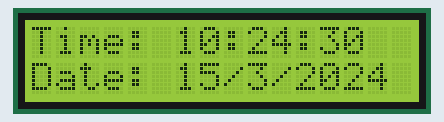
Bench run of a sketch on a simulated Arduino Uno, built with avr-gcc and run on an emulated ATmega328P. Parts: 16×2 character LCD. The local clock reads 2024-03-15 10:24:30 at power-on unless the sketch sets it; what the sketch prints to the serial monitor is not drawn.

Above: at 0.1 s.
At 6.2 s:
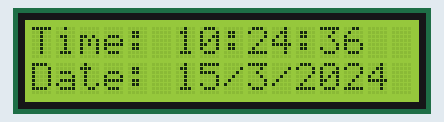
At 12.3 s:
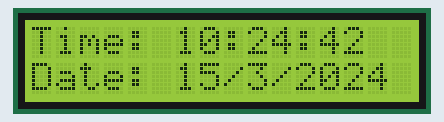
At 18.4 s:
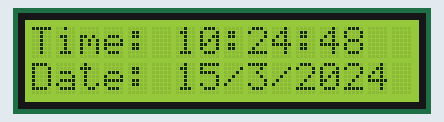
At 26.6 s:
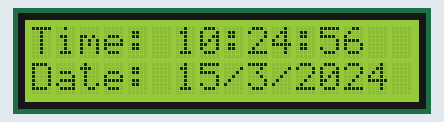
At 36.7 s:
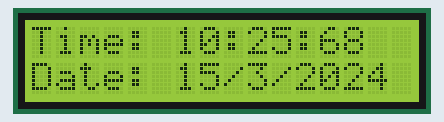

Measured:
- what the display in image 2 shows lasts 2.0 s, from 12.3 s to 14.3 s

The sketch:

LCDwatch_DS1302_RTC.ino
```cpp
#include <LiquidCrystal_I2C.h>
#include <Wire.h>
#include <virtuabotixRTC.h> //ArduinoRTClibrary (Special for RTC1302 using it) - Set the Time Using RTC by Makuna Library
LiquidCrystal_I2C lcd(0x27, 16, 2);
virtuabotixRTC myRTC(5, 4, 2); //CLK, DAT, RST (RTC1302)

void setup()
{
  Wire.begin();
  Serial.begin(9600); Serial.flush(); while(Serial.available()>0)Serial.read();
  lcd.init();
  lcd.backlight();
}

void loop()
{
    myRTC.updateTime();
    lcdstatus();
    serial2();
    delay(2000);
}

//Function can be as follows:

void serial2() {
  Serial.print(myRTC.dayofmonth);
  Serial.print("/");
  Serial.print(myRTC.month);
  Serial.print("/");
  Serial.print(myRTC.year);
  Serial.print(" ");
  Serial.print(myRTC.hours);
  Serial.print(":");
  Serial.print(myRTC.minutes);
  Serial.print(":");
  Serial.println(myRTC.seconds);
  Serial.print(":");
}

void lcdstatus(){
  lcd.setCursor(0,0);
  lcd.print("Time:");
  lcd.setCursor(6,0);
  lcd.print(String(myRTC.hours)+String(":")+String(myRTC.minutes)+String(":")+String(myRTC.seconds));
  lcd.setCursor(0,1);
  lcd.print("Date:");
  lcd.setCursor(6,1);
  lcd.print(String(myRTC.dayofmonth)+String("/")+String(myRTC.month)+String("/")+String(myRTC.year));

}
```
